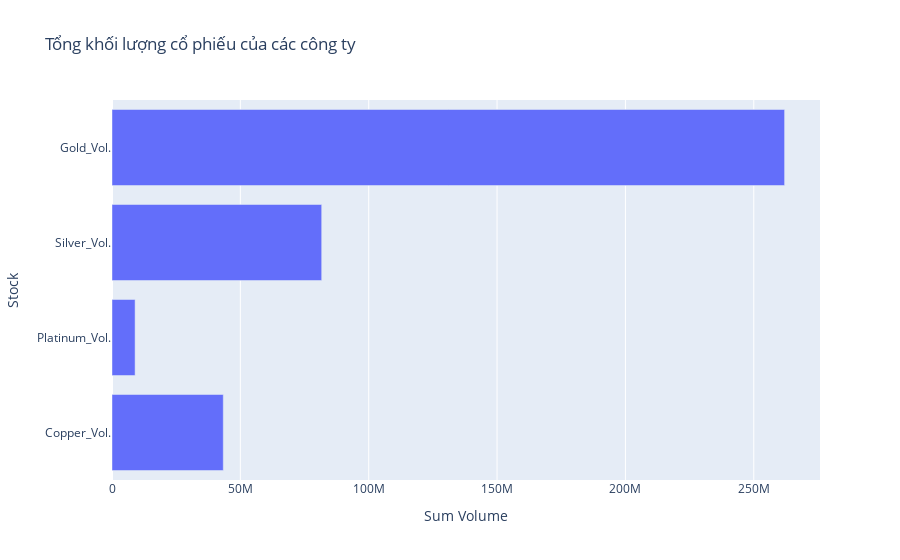

Notebook code cell kept with this figure:
### Code cell
df_volume_sum = df_volume.sum()
 df_volume_sum = df_volume_sum.reset_index()
 df_volume_sum.columns = ['Stock', 'Sum Volume']
 fig = px.bar(df_volume_sum, y='Stock', x='Sum Volume', title='Tổng khối lượng cổ phiếu của các công ty')
 fig.show()

### Figure 1 — Plotly figure (JSON) as saved in the notebook; plotly's stock layout.template omitted (floating-point values rounded to 4 significant figures)
{"data": [{"alignmentgroup": "True", "hovertemplate": "Sum Volume=%{x}<br>Stock=%{y}<extra></extra>", "legendgroup": "", "marker": {"color": "#636efa", "pattern": {"shape": ""}}, "name": "", "offsetgroup": "", "orientation": "h", "showlegend": false, "textposition": "auto", "type": "bar", "x": [43347660, 8999110, 81684840, 262009890], "xaxis": "x", "y": ["Copper_Vol.", "Platinum_Vol.", "Silver_Vol.", "Gold_Vol."], "yaxis": "y"}], "layout": {"barmode": "relative", "legend": {"tracegroupgap": 0}, "title": {"text": "Tổng khối lượng cổ phiếu của các công ty"}, "xaxis": {"anchor": "y", "domain": [0, 1], "title": {"text": "Sum Volume"}}, "yaxis": {"anchor": "x", "domain": [0, 1], "title": {"text": "Stock"}}}}
